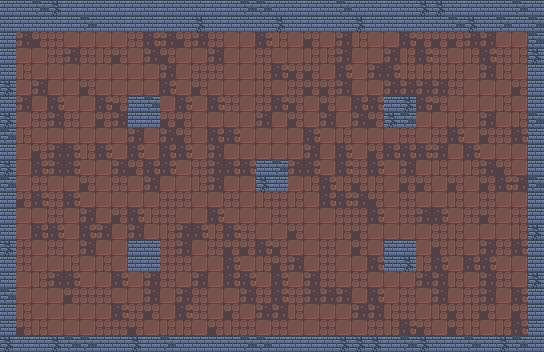

This game map was drawn from its Tiled (.tmx) file and the tilesets committed beside it. A one-line description and the full map source follow:
An orthogonal 34x22 tile map with 16x16 px tiles, 2 tile layers (floor, walls) and 10 objects (7x spawner, player, camera, level/exit).

<map version="1.10" tiledversion="1.11.0" orientation="orthogonal" renderorder="right-down" width="34" height="22" tilewidth="16" tileheight="16" infinite="0" nextlayerid="4" nextobjectid="11">
 <properties>
  <property name="title" value="The crypt" />
 </properties>
 <tileset firstgid="1" source="dungeon.tsx" />
 <layer id="1" name="floor" width="34" height="22">
  <properties><property name="renderLayer" value="floor" /></properties>
  <data encoding="csv">
0,0,0,0,0,0,0,0,0,0,0,0,0,0,0,0,0,0,0,0,0,0,0,0,0,0,0,0,0,0,0,0,0,0,
0,0,0,0,0,0,0,0,0,0,0,0,0,0,0,0,0,0,0,0,0,0,0,0,0,0,0,0,0,0,0,0,0,0,
0,30,21,12,13,13,13,13,12,31,30,21,30,12,13,13,31,22,13,21,13,30,22,13,13,31,21,21,21,30,30,13,13,0,
0,13,13,12,30,12,22,21,13,30,21,13,13,30,13,13,12,13,13,22,22,30,13,13,30,22,31,12,13,22,31,12,22,0,
0,22,13,13,13,13,13,13,13,13,30,13,12,12,13,13,22,31,21,21,13,31,13,30,31,22,22,22,22,13,30,22,13,0,
0,13,30,13,13,21,13,13,13,13,31,13,21,13,13,13,22,13,12,21,21,30,13,13,30,30,30,30,12,13,13,13,21,0,
0,30,13,31,13,13,31,21,0,0,13,31,13,31,12,13,12,31,21,13,21,13,31,31,0,0,31,21,13,13,13,22,13,0,
0,13,12,30,12,13,21,30,0,0,21,21,13,13,13,13,30,13,21,13,30,13,30,21,0,0,13,13,22,13,30,13,22,0,
0,22,13,13,13,13,13,13,30,13,30,21,13,31,31,13,13,13,13,31,13,22,13,13,13,12,13,12,31,13,21,12,31,0,
0,13,21,30,31,22,31,13,31,13,31,31,13,30,13,13,13,13,13,30,13,31,13,21,31,31,31,30,13,31,13,13,13,0,
0,13,31,30,31,13,13,30,21,31,31,13,12,30,31,31,0,0,30,31,13,31,12,31,13,30,13,22,13,22,30,21,13,0,
0,13,12,13,13,21,13,12,13,30,13,13,22,30,13,13,0,0,13,22,31,22,21,22,13,21,21,13,21,13,21,31,30,0,
0,21,31,12,31,13,13,13,13,13,12,12,13,13,12,13,22,12,22,13,31,31,30,21,13,12,13,13,22,13,12,13,13,0,
0,13,13,12,13,30,13,21,31,22,12,13,13,31,13,13,13,12,13,13,13,12,12,31,13,12,30,31,13,12,21,13,12,0,
0,13,31,31,13,31,30,13,30,13,22,30,31,22,31,12,13,13,21,13,13,22,21,13,13,13,13,12,22,13,13,13,22,0,
0,12,13,12,13,30,13,13,0,0,12,30,13,12,21,21,31,21,13,13,12,13,21,13,0,0,13,21,22,13,30,12,31,0,
0,12,13,13,22,13,22,13,0,0,12,12,13,13,31,13,22,21,30,13,12,13,13,31,0,0,22,31,13,31,31,13,13,0,
0,13,22,30,31,13,13,31,13,30,12,13,30,13,31,31,13,31,13,30,12,13,12,13,13,13,30,30,22,13,30,12,13,0,
0,13,13,13,21,12,12,13,13,30,13,30,12,13,13,30,12,31,12,30,30,30,13,31,13,12,13,30,13,12,30,13,31,0,
0,22,13,13,13,13,13,31,12,21,13,31,12,13,21,13,30,30,22,13,13,13,30,30,22,12,13,22,21,22,21,13,21,0,
0,21,22,13,13,13,12,12,21,13,22,22,13,21,22,12,13,12,13,13,12,13,13,12,22,31,21,13,21,22,13,22,31,0,
0,0,0,0,0,0,0,0,0,0,0,0,0,0,0,0,0,0,0,0,0,0,0,0,0,0,0,0,0,0,0,0,0,0
</data>
 </layer>
 <layer id="2" name="walls" width="34" height="22">
  <properties><property name="renderLayer" value="floor" /></properties>
  <data encoding="csv">
43,44,52,54,43,43,44,43,43,44,43,44,44,43,43,52,52,43,44,43,44,52,43,44,43,44,54,54,44,43,44,44,52,43,
44,43,44,44,43,52,44,44,43,44,43,44,54,44,43,44,44,54,44,43,43,44,54,43,44,43,44,44,52,54,44,52,43,52,
43,0,0,0,0,0,0,0,0,0,0,0,0,0,0,0,0,0,0,0,0,0,0,0,0,0,0,0,0,0,0,0,0,52,
43,0,0,0,0,0,0,0,0,0,0,0,0,0,0,0,0,0,0,0,0,0,0,0,0,0,0,0,0,0,0,0,0,54,
44,0,0,0,0,0,0,0,0,0,0,0,0,0,0,0,0,0,0,0,0,0,0,0,0,0,0,0,0,0,0,0,0,43,
54,0,0,0,0,0,0,0,0,0,0,0,0,0,0,0,0,0,0,0,0,0,0,0,0,0,0,0,0,0,0,0,0,43,
44,0,0,0,0,0,0,0,44,52,0,0,0,0,0,0,0,0,0,0,0,0,0,0,43,54,0,0,0,0,0,0,0,43,
54,0,0,0,0,0,0,0,43,43,0,0,0,0,0,0,0,0,0,0,0,0,0,0,54,52,0,0,0,0,0,0,0,52,
52,0,0,0,0,0,0,0,0,0,0,0,0,0,0,0,0,0,0,0,0,0,0,0,0,0,0,0,0,0,0,0,0,44,
43,0,0,0,0,0,0,0,0,0,0,0,0,0,0,0,0,0,0,0,0,0,0,0,0,0,0,0,0,0,0,0,0,43,
54,0,0,0,0,0,0,0,0,0,0,0,0,0,0,0,44,52,0,0,0,0,0,0,0,0,0,0,0,0,0,0,0,43,
52,0,0,0,0,0,0,0,0,0,0,0,0,0,0,0,54,43,0,0,0,0,0,0,0,0,0,0,0,0,0,0,0,52,
43,0,0,0,0,0,0,0,0,0,0,0,0,0,0,0,0,0,0,0,0,0,0,0,0,0,0,0,0,0,0,0,0,43,
43,0,0,0,0,0,0,0,0,0,0,0,0,0,0,0,0,0,0,0,0,0,0,0,0,0,0,0,0,0,0,0,0,43,
44,0,0,0,0,0,0,0,0,0,0,0,0,0,0,0,0,0,0,0,0,0,0,0,0,0,0,0,0,0,0,0,0,54,
54,0,0,0,0,0,0,0,44,44,0,0,0,0,0,0,0,0,0,0,0,0,0,0,44,43,0,0,0,0,0,0,0,43,
43,0,0,0,0,0,0,0,43,43,0,0,0,0,0,0,0,0,0,0,0,0,0,0,44,54,0,0,0,0,0,0,0,43,
44,0,0,0,0,0,0,0,0,0,0,0,0,0,0,0,0,0,0,0,0,0,0,0,0,0,0,0,0,0,0,0,0,54,
52,0,0,0,0,0,0,0,0,0,0,0,0,0,0,0,0,0,0,0,0,0,0,0,0,0,0,0,0,0,0,0,0,43,
43,0,0,0,0,0,0,0,0,0,0,0,0,0,0,0,0,0,0,0,0,0,0,0,0,0,0,0,0,0,0,0,0,43,
44,0,0,0,0,0,0,0,0,0,0,0,0,0,0,0,0,0,0,0,0,0,0,0,0,0,0,0,0,0,0,0,0,44,
54,43,43,54,52,52,44,44,54,43,52,43,44,44,44,52,52,43,43,43,43,54,54,54,43,52,54,44,43,52,44,54,52,43
</data>
 </layer>
 <objectgroup id="3" name="entities">
  <object id="1" name="player" type="player" x="280" y="304"><point /></object>
  <object id="2" name="camera" type="camera" x="24" y="32"><properties><property name="CameraFollow.target" type="object" value="1" /></properties><point /></object>
  <object id="3" name="exit" type="level/exit" x="280" y="48"><point /></object>
  <object id="4" name="wave1_a" type="spawner" x="56" y="80"><properties><property name="Spawner.prefab" value="enemy/slime" /><property name="Spawner.delay" type="float" value="1.0" /><property name="Spawner.total" type="int" value="3" /><property name="Spawner.interval" type="float" value="1.5" /><property name="Spawner.maxAlive" type="int" value="3" /></properties><point /></object>
  <object id="5" name="wave1_b" type="spawner" x="488" y="80"><properties><property name="Spawner.prefab" value="enemy/slime" /><property name="Spawner.delay" type="float" value="1.5" /><property name="Spawner.total" type="int" value="3" /><property name="Spawner.interval" type="float" value="1.5" /><property name="Spawner.maxAlive" type="int" value="3" /></properties><point /></object>
  <object id="6" name="wave2_a" type="spawner" x="56" y="320"><properties><property name="Spawner.prefab" value="enemy/skeleton" /><property name="Spawner.delay" type="float" value="12.0" /><property name="Spawner.total" type="int" value="2" /><property name="Spawner.interval" type="float" value="2.5" /><property name="Spawner.maxAlive" type="int" value="2" /></properties><point /></object>
  <object id="7" name="wave2_b" type="spawner" x="488" y="320"><properties><property name="Spawner.prefab" value="enemy/skeleton" /><property name="Spawner.delay" type="float" value="12.5" /><property name="Spawner.total" type="int" value="2" /><property name="Spawner.interval" type="float" value="2.5" /><property name="Spawner.maxAlive" type="int" value="2" /></properties><point /></object>
  <object id="8" name="wave3_a" type="spawner" x="264" y="80"><properties><property name="Spawner.prefab" value="enemy/slime_red" /><property name="Spawner.delay" type="float" value="24.0" /><property name="Spawner.total" type="int" value="4" /><property name="Spawner.interval" type="float" value="1.0" /><property name="Spawner.maxAlive" type="int" value="4" /></properties><point /></object>
  <object id="9" name="wave3_b" type="spawner" x="56" y="192"><properties><property name="Spawner.prefab" value="enemy/skeleton" /><property name="Spawner.delay" type="float" value="25.0" /><property name="Spawner.total" type="int" value="2" /><property name="Spawner.interval" type="float" value="3.0" /><property name="Spawner.maxAlive" type="int" value="2" /></properties><point /></object>
  <object id="10" name="wave3_c" type="spawner" x="488" y="192"><properties><property name="Spawner.prefab" value="enemy/flame" /><property name="Spawner.delay" type="float" value="25.5" /><property name="Spawner.total" type="int" value="3" /><property name="Spawner.interval" type="float" value="2.0" /><property name="Spawner.maxAlive" type="int" value="3" /></properties><point /></object>
 </objectgroup>
</map>
